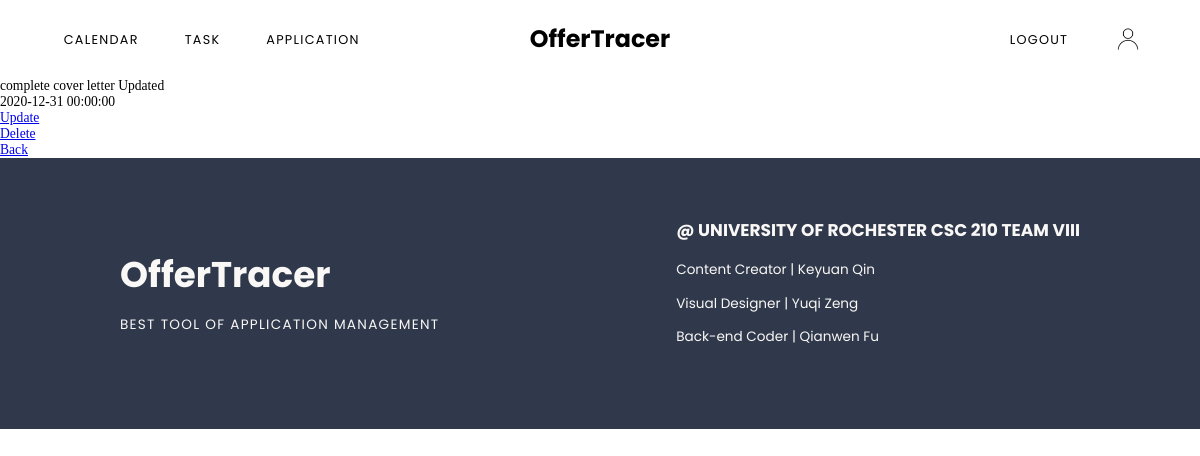
Before: /task_single/3 (signed in) with the older database file.
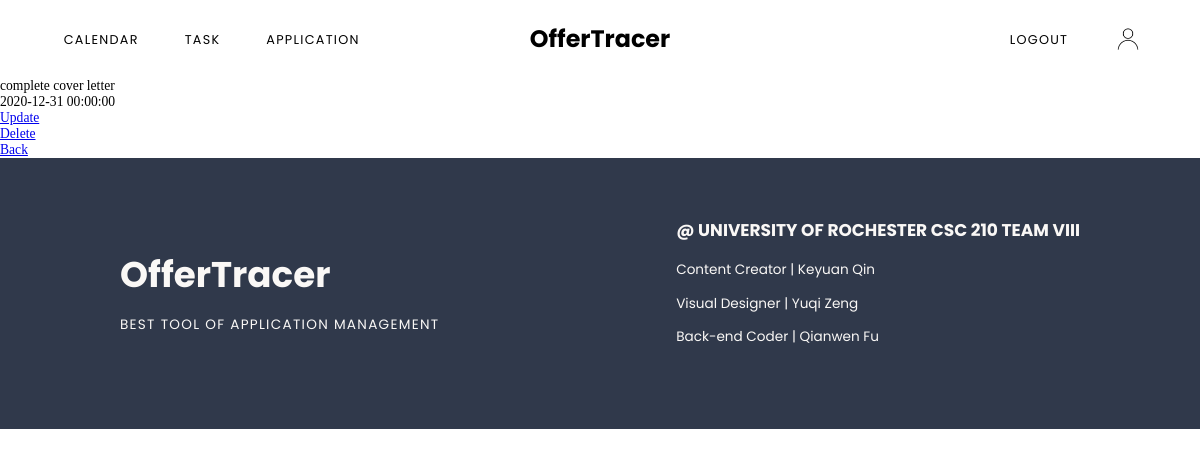
After: the same page with the newer database file.
### models.py (models this page shows, shortened)
class Task(db.Model):
	id = db.Column(db.Integer, primary_key=True)
	item = db.Column(db.String(100), nullable=False) #title of this task
	notes = db.Column(db.Text)
	due = db.Column(db.DateTime)
	complete = db.Column(db.Boolean(False), nullable=False)
	job_id = db.Column(db.Integer, db.ForeignKey('job.id'))
	user_id = db.Column(db.Integer, db.ForeignKey('user.id'))

### main.py (the view)
@main.route('/task_single/<int:task_id>')
@login_required
def task_single(task_id):
	task = Task.query.get_or_404(task_id)
	return render_template('task-single.html', task=task)

### app.py (called while the page is built)
@login_manager.user_loader
def load_user(user_id):
	return User.query.get(int(user_id))

### templates/task-single.html
{% extends "baseLogged.html" %}
{% block content %}
	<li>{{task.item}}</li>
	<li>{{task.due}}</li>
	<li><a href="{{url_for('main.task_update', task_id=task.id)}}">Update</a></li>
	<li><a href="{{url_for('main.task_delete', task_id=task.id)}}">Delete</a></li>
	<li><a href="{{url_for('main.task')}}">Back</a></li>
{% endblock %}

Changed rows visible on the page:
changed Task: item "complete cover letter Updated" → "complete cover letter"
